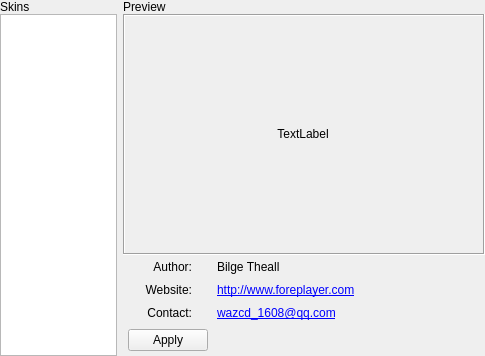
<?xml version="1.0" encoding="UTF-8"?>
<ui version="4.0">
 <class>TOptionSkin</class>
 <widget class="QWidget" name="TOptionSkin">
  <property name="geometry">
   <rect>
    <x>0</x>
    <y>0</y>
    <width>485</width>
    <height>356</height>
   </rect>
  </property>
  <property name="windowTitle">
   <string>Form</string>
  </property>
  <layout class="QHBoxLayout" name="horizontalLayout_3" stretch="3,9">
   <property name="spacing">
    <number>2</number>
   </property>
   <property name="leftMargin">
    <number>0</number>
   </property>
   <property name="topMargin">
    <number>0</number>
   </property>
   <property name="rightMargin">
    <number>0</number>
   </property>
   <property name="bottomMargin">
    <number>0</number>
   </property>
   <item>
    <layout class="QVBoxLayout" name="verticalLayout">
     <property name="spacing">
      <number>0</number>
     </property>
     <item>
      <layout class="QHBoxLayout" name="horizontalLayout_2" stretch="2">
       <property name="spacing">
        <number>0</number>
       </property>
       <item>
        <widget class="QLabel" name="label">
         <property name="minimumSize">
          <size>
           <width>0</width>
           <height>14</height>
          </size>
         </property>
         <property name="maximumSize">
          <size>
           <width>16777215</width>
           <height>14</height>
          </size>
         </property>
         <property name="text">
          <string>Skins</string>
         </property>
        </widget>
       </item>
      </layout>
     </item>
     <item>
      <widget class="QListView" name="lvSkins">
       <property name="minimumSize">
        <size>
         <width>117</width>
         <height>0</height>
        </size>
       </property>
       <property name="maximumSize">
        <size>
         <width>117</width>
         <height>16777215</height>
        </size>
       </property>
       <property name="verticalScrollBarPolicy">
        <enum>Qt::ScrollBarAsNeeded</enum>
       </property>
       <property name="horizontalScrollBarPolicy">
        <enum>Qt::ScrollBarAlwaysOff</enum>
       </property>
      </widget>
     </item>
    </layout>
   </item>
   <item>
    <layout class="QVBoxLayout" name="verticalLayout_2" stretch="1,18,1">
     <property name="spacing">
      <number>0</number>
     </property>
     <item>
      <layout class="QHBoxLayout" name="horizontalLayout" stretch="2">
       <property name="spacing">
        <number>0</number>
       </property>
       <item>
        <widget class="QLabel" name="label_2">
         <property name="minimumSize">
          <size>
           <width>0</width>
           <height>14</height>
          </size>
         </property>
         <property name="maximumSize">
          <size>
           <width>16777215</width>
           <height>14</height>
          </size>
         </property>
         <property name="text">
          <string>Preview</string>
         </property>
        </widget>
       </item>
      </layout>
     </item>
     <item>
      <widget class="QFrame" name="frame">
       <property name="frameShape">
        <enum>QFrame::Box</enum>
       </property>
       <property name="frameShadow">
        <enum>QFrame::Sunken</enum>
       </property>
       <layout class="QVBoxLayout" name="verticalLayout_3">
        <item>
         <widget class="QLabel" name="lblPreview">
          <property name="minimumSize">
           <size>
            <width>338</width>
            <height>214</height>
           </size>
          </property>
          <property name="maximumSize">
           <size>
            <width>338</width>
            <height>214</height>
           </size>
          </property>
          <property name="text">
           <string>TextLabel</string>
          </property>
          <property name="alignment">
           <set>Qt::AlignCenter</set>
          </property>
         </widget>
        </item>
       </layout>
      </widget>
     </item>
     <item>
      <layout class="QGridLayout" name="gridLayout" columnstretch="0,0">
       <property name="leftMargin">
        <number>5</number>
       </property>
       <property name="topMargin">
        <number>5</number>
       </property>
       <property name="rightMargin">
        <number>5</number>
       </property>
       <property name="bottomMargin">
        <number>5</number>
       </property>
       <property name="spacing">
        <number>9</number>
       </property>
       <item row="2" column="0">
        <widget class="QLabel" name="label_8">
         <property name="minimumSize">
          <size>
           <width>0</width>
           <height>0</height>
          </size>
         </property>
         <property name="maximumSize">
          <size>
           <width>64</width>
           <height>16777215</height>
          </size>
         </property>
         <property name="text">
          <string>Contact:</string>
         </property>
         <property name="alignment">
          <set>Qt::AlignRight|Qt::AlignTrailing|Qt::AlignVCenter</set>
         </property>
        </widget>
       </item>
       <item row="1" column="0">
        <widget class="QLabel" name="label_7">
         <property name="minimumSize">
          <size>
           <width>0</width>
           <height>0</height>
          </size>
         </property>
         <property name="maximumSize">
          <size>
           <width>64</width>
           <height>16777215</height>
          </size>
         </property>
         <property name="text">
          <string>Website:</string>
         </property>
         <property name="alignment">
          <set>Qt::AlignRight|Qt::AlignTrailing|Qt::AlignVCenter</set>
         </property>
        </widget>
       </item>
       <item row="2" column="1">
        <widget class="QLabel" name="lblContact">
         <property name="text">
          <string>&lt;html&gt;&lt;head/&gt;&lt;body&gt;&lt;p&gt;&lt;a href=&quot;mailto:wazcd_1608@qq.com&quot;&gt;&lt;span style=&quot; text-decoration: underline; color:#0000ff;&quot;&gt;wazcd_1608@qq.com&lt;/span&gt;&lt;/a&gt;&lt;/p&gt;&lt;/body&gt;&lt;/html&gt;</string>
         </property>
         <property name="textFormat">
          <enum>Qt::RichText</enum>
         </property>
        </widget>
       </item>
       <item row="0" column="1">
        <widget class="QLabel" name="lblAuthor">
         <property name="text">
          <string>Bilge Theall</string>
         </property>
         <property name="textFormat">
          <enum>Qt::RichText</enum>
         </property>
        </widget>
       </item>
       <item row="0" column="0">
        <widget class="QLabel" name="label_6">
         <property name="minimumSize">
          <size>
           <width>0</width>
           <height>0</height>
          </size>
         </property>
         <property name="maximumSize">
          <size>
           <width>64</width>
           <height>16777215</height>
          </size>
         </property>
         <property name="text">
          <string>Author:</string>
         </property>
         <property name="alignment">
          <set>Qt::AlignRight|Qt::AlignTrailing|Qt::AlignVCenter</set>
         </property>
        </widget>
       </item>
       <item row="1" column="1">
        <widget class="QLabel" name="lblWebsite">
         <property name="text">
          <string>&lt;html&gt;&lt;head/&gt;&lt;body&gt;&lt;p&gt;&lt;a href=&quot;http://www.foreplayer.com&quot;&gt;&lt;span style=&quot; text-decoration: underline; color:#0000ff;&quot;&gt;http://www.foreplayer.com&lt;/span&gt;&lt;/a&gt;&lt;/p&gt;&lt;/body&gt;&lt;/html&gt;</string>
         </property>
         <property name="textFormat">
          <enum>Qt::RichText</enum>
         </property>
        </widget>
       </item>
       <item row="3" column="0">
        <widget class="QPushButton" name="btnApply">
         <property name="sizePolicy">
          <sizepolicy hsizetype="Minimum" vsizetype="Fixed">
           <horstretch>0</horstretch>
           <verstretch>0</verstretch>
          </sizepolicy>
         </property>
         <property name="text">
          <string>Apply</string>
         </property>
        </widget>
       </item>
      </layout>
     </item>
    </layout>
   </item>
  </layout>
 </widget>
 <resources/>
 <connections/>
</ui>
